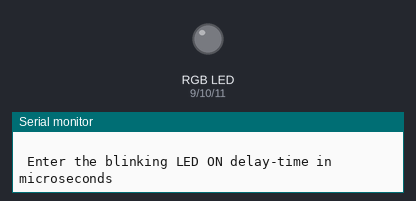
Bench run of a sketch on a simulated Arduino Uno, built with avr-gcc and run on an emulated ATmega328P. On the bench: an RGB LED mixed from three pins (HIGH = lit), the last lines printed to the serial monitor. Dim RGB values are drawn brighter than linear.

Above: at 0.1 s.
At 2.1 s:
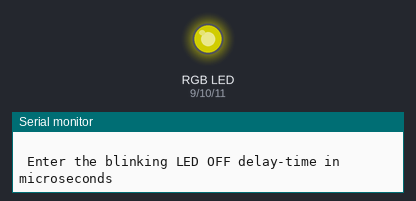
Timing chart, 0 to 3.6 s (numbered marks = the images above):
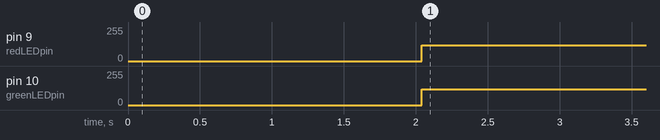

Measured:
- by itself, pin 9 (redLEDpin): 0/255 → 120/255 at 2.0 s
- by itself, pin 10 (greenLEDpin): 0/255 → 118/255 at 2.0 s

The sketch:

RGB_LED_Yellow_Color_Blink.ino
```cpp
     /**
        PROGRAM TO BLINK THE RGB LED IN YELLOW COLOR MAKING USE OF THE
        analogwrite() scale (0-255)
     **/


int redLEDpin = 9;               //red LED initialized to pin 9
int greenLEDpin = 10;            //green LED initialized to pin 10
int blueLEDpin = 11;             //blue LED initialized to pin 11

int rColorStrength = 255;        //red LED brightness intesity set to 255
int gColorStrength = 255;        //green LED brightness intesity set to 255
int bColorStrength = 0;          //blue LED brightness intesity set to 0

                                 //RGB LED's brightness intensities(color strengths) to achieve yellow color


int delayOnTime;                 //to hold user prefered delay ON time
int delayOffTime;                //to hold user prefered delay OFF time


void setup()
{
   Serial.begin(9600);             //starting the serial port with baude rate factor 9600
   pinMode(redLEDpin, OUTPUT);     //red LED pin action defined for OUTPUT purpose
   pinMode(greenLEDpin, OUTPUT);   //red LED pin action defined for OUTPUT purpose
   pinMode(blueLEDpin, OUTPUT);    //red LED pin action defined for OUTPUT purpose

   Serial.println(" ");
   Serial.println(" Enter the blinking LED ON delay-time in microseconds  ");
                                   //prompt for user input for LED's ON delay time
   delayOnTime = Serial.parseInt();
                                   //reads the user input

   Serial.println(" ");
   Serial.println(" Enter the blinking LED OFF delay-time in microseconds  ");
                                   //prompt for user input for LED's OFF delay time
   delayOffTime = Serial.parseInt();
                                   //reads the user input
}

void loop()
{
   analogWrite(redLEDpin, rColorStrength);     //red LED pin powered to the defined potential
   analogWrite(greenLEDpin, gColorStrength);   //green LED pin powered to the defined potential
   analogWrite(blueLEDpin, bColorStrength);    //blue LED pin powered to the defined potential
   delay(delayOnTime);                         //LED ON time delay

   analogWrite(redLEDpin, 0);                  //red LED pin powered LOW
   analogWrite(greenLEDpin, 0);                //green LED pin powered LOW
   analogWrite(blueLEDpin, 0);                 //blue LED pin powered LOW
   delay(delayOffTime);                        //LED OFF time delay

                                               //RGB LED BLINKING IN YELLOW COLOR
}
```
